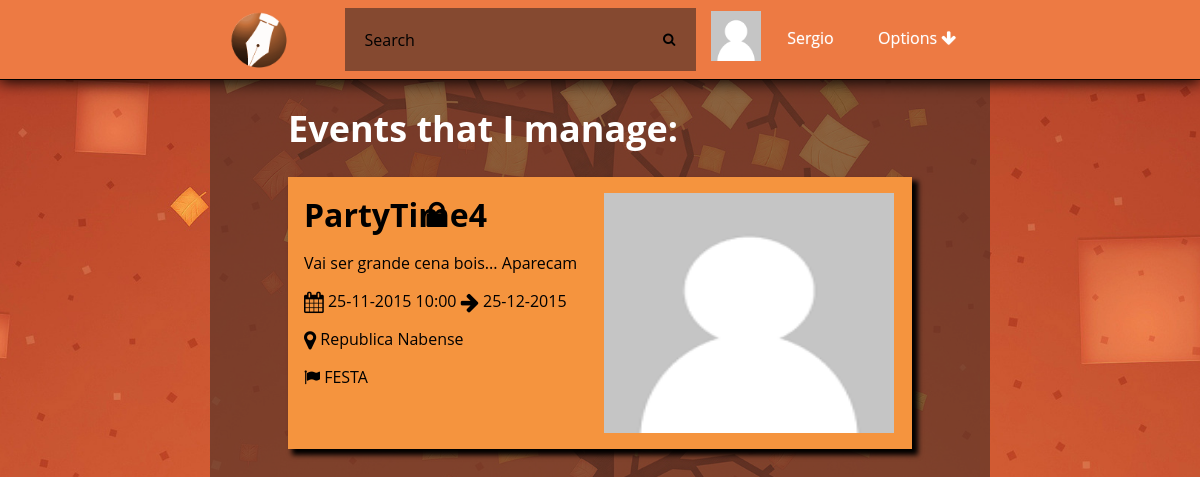
/ (signed in), run on an earlier commit of the app's database.
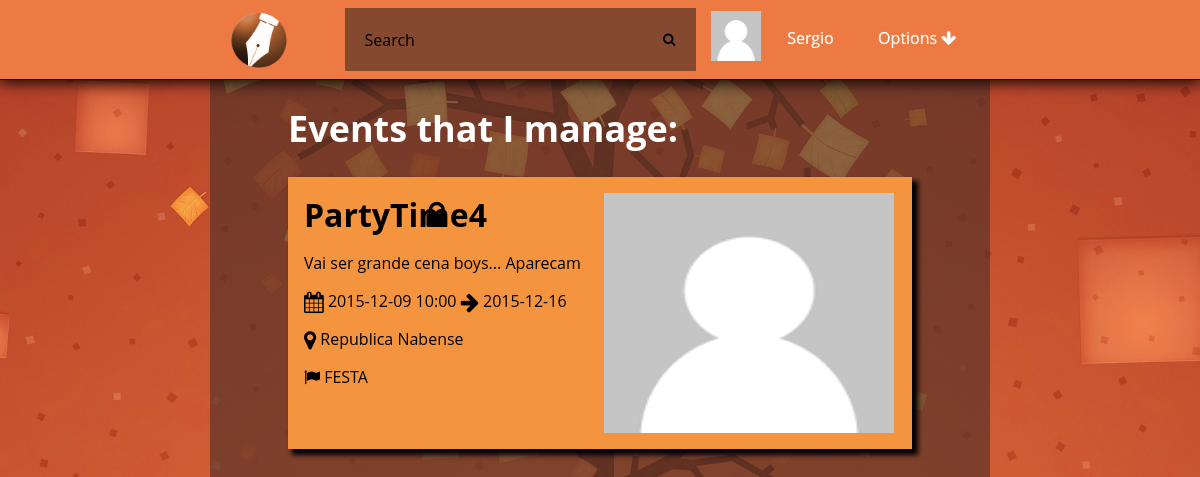
And on a later commit of the database.
### tables this page shows
CREATE TABLE Photo(
	idPhoto INTEGER PRIMARY KEY,
	path TEXT,
	uploadDate DATE
);

CREATE TABLE User(
	idUser INTEGER PRIMARY KEY,
	loginId TEXT NOT NULL,
	password TEXT NOT NULL,
	email TEXT NOT NULL,
	name TEXT,
	birthday DATE,
	idPhoto REFERENCES Photo(idPhoto)	
);

CREATE TABLE Event(
	idEvent INTEGER PRIMARY KEY,
	nameEvent TEXT NOT NULL,
	creationDate DATE NOT NULL,
	endDate DATE NOT NULL,
	local TEXT NOT NULL,
	public BOOLEAN,
	type TEXT,
	description TEXT,
	hour TEXT,
	idPhoto INTEGER REFERENCES Photo(idPhoto),
	idOwner INTEGER REFERENCES User(idUser)
);

### databaseConnection.php (called while the page is built, shortened)
<?php
function getEvensAdmin(){
    $pathDatabase='sqlite:'.__DIR__.'/event.db';
    $db = new PDO($pathDatabase);
    $stmt=$db->prepare("SELECT Event.*,Photo.path FROM Event,Photo WHERE Event.idOwner=:userId AND Event.idPhoto=Photo.idPhoto");
    $stmt->bindParam(':userId',$_SESSION["userId"],PDO::PARAM_INT);
    $stmt->execute();
    $result = $stmt->fetchAll();
    return $result;
}
function getUser($userId){
    $pathDatabase='sqlite:'.__DIR__.'/event.db';
    $db = new PDO($pathDatabase);
    $stmt=$db->prepare("SELECT * FROM User WHERE User.idUser=:userid");
    $stmt->bindParam(':userid',$userId,PDO::PARAM_INT);
    $stmt->execute();
    $result = $stmt->fetchAll();
     if($result>0){
        return $result[0];
    }else return false;
}
function getUserImagePath($userId){
    $pathDatabase='sqlite:'.__DIR__.'/event.db';
    $db = new PDO($pathDatabase);
    $stmt=$db->prepare("SELECT Photo.path FROM Photo,User WHERE Photo.idPhoto=User.idPhoto AND User.idUser=:userid");
    $stmt->bindParam(':userid',$userId,PDO::PARAM_INT);
    $stmt->execute();
    $result = $stmt->fetchAll();
     if($result>0){
        return $result[0][0];
    }else return false;
}
?>

### utils.php (the view, shortened to what this page needs)
<?php
function getEventCard($event,$confirm){
    ?>
    <div class="card" id="event<?php echo $event['idEvent'];?>">
    <div class="CardInfo">
    <div class="name">
    <h1><?php echo $event['nameEvent'];?></h1>
    <?php if($event["public"]){echo "<i class=\"fa fa-unlock fa-2x\"></i>";}else{echo "<i class=\"fa fa-lock fa-2x\"></i>";}?>
    </div>
    <div>
    <p>
    <?php echo $event['description']; ?>
    </p>
    <p>
    <i class="fa fa-calendar fa-lg"></i>
    <?php echo $event['creationDate']."  ".$event["hour"]."  <i class=\"fa fa-arrow-right fa-lg\"></i>  ".$event['endDate']; ?>
    </p>
    <p>
    <i class="fa fa-map-marker fa-lg"></i>
    <?php echo $event['local'];?>
    </p>
    <p>
    <i class="fa fa-flag"></i>
    <?php echo $event['type'];?>
    </p>
    </div>
    </div>
    <div class="imgContainer">
    <img src="<?php echo $event['path'];?>" />
    </div>
    </div>
<?php } ?>

### header.php (shortened to what this page needs)
<?php
	include_once 'databaseConnection.php';
?>
<!DOCTYPE html>
<html>
<head>
    <link rel="stylesheet" href="http://cdnjs.cloudflare.com/ajax/libs/font-awesome/4.4.0/css/font-awesome.min.css">
    <link rel="stylesheet" type="text/css" href="css/eventManager.css">
	<link rel="stylesheet" type="text/css" href="css/sweetalert.css">
</head>
<body>
	<div id="hmenu">
		<div id="containerNavBar">
			<ul class="nav">
				<a href="index.php"><img id="logo" src="static/website/logo.png"></img>
				</a>
				<li id="search">
					<form action="eventSearchPage.php" method="get">
						<input type="text" name="search_text" id="search_text" placeholder="Search" />
						<button type="submit" id="search_button"><i class="fa fa-search"></i></button>
					</form>
				</li>
				<li id="options">
					<a href="#">Options  <i class="fa fa-arrow-down"></i></a>
				</li>
				<li id="profile">
					<div class="profileButton">
						<div class ="profileButtonImage">
							<img src= <?php echo getUserImagePath($_SESSION['userId']); ?> style="width:50px;height:50px;">
						</div>
						<div class="profileButtonText">
							<a href="profile.php"> <?php echo getUser($_SESSION['userId'])['name'] ?> </a>
						</div>
					</div>
				</li>
			</ul>
		</div>
	</div>
	<div class="wrapper">

### index.php (shortened to what this page needs)
<?php
include_once('header.php');
include_once('utils.php');
$adminEvents = getEvensAdmin();
if(count($adminEvents) > 0){
    ?>
    <div class="spacer">
    <h1> Events that I manage: </h1>
    </div>
    <?php
    foreach($adminEvents as $adminEvent){
        getEventCard($adminEvent,false);
    }
}
    ?>
    <?php
require_once('footer.php');
?>

### footer.php
</div>
</body>
</html>

### css/eventManager.css (style rules this page uses)
html { background-image: url('\../static/website/background.jpg'); background-attachment: fixed; background-position:center center; background-size:cover; display: block; box-sizing: border-box; height: 100%; }
body { width: 65%; margin:0 auto; background-color: rgba(88, 52, 40, 0.69); background-size: contain; background-attachment: fixed; box-sizing: border-box; display: block; min-height: 100%; }
div#hmenu { margin: auto auto; height: 5em; background: #ED7A43; width: 100%; text-align: center; position: fixed; top:0; left:0; border-bottom:1px solid; box-shadow: 0 1px 15px 1px; box-sizing: border-box; }
.card,.cardEvent { background-color: #F5943E; margin: 0 auto; margin-bottom: 2em; box-shadow: 5px 5px 5px 1px; padding: 1em; font-family: 'Open Sans', sans-serif; height: 15rem; }
.card h1,.cardEvent h1 { margin:0px; padding-bottom:0px; display: inline-block; width: 40%; }
.card .imgContainer,.cardEvent .imgContainer { display: inline-block;vertical-align: top;width: 49%;height: 100%;overflow: hidden; }
.imgContainer img { width: 100%; height: 100%; }
img#logo { height: 80%;width: auto;float: left;margin-left: 1em;border-radius: 50%;margin-right: 1em; }
div#containerNavBar { display: inline-block; width: 65%; height: 100%; margin: auto; box-sizing: border-box; }
.nav { height: 100%; width: 100%; display: inline-block; margin: 0.5em auto; padding: 0; }
.nav li { float: left; list-style-type: none; position: relative; margin: auto 1%; display: inline-block; }
.nav li a { font-size: 16px; color: white; display: block; line-height: 60px; padding: 0 26px; text-decoration: none; font-family: 'Open Sans', sans-serif; text-shadow: 0 0 1px rgba(255, 255, 255, 0.5); }
li#search { width: 45%; height: 80%; margin-left: 5%; }
#search_text { width: 85%; padding: 10px 0 10px 20px; font-size: 16px; font-family: 'Open Sans', sans-serif; border: 0 none; height: 100%; margin-right: 0; color: white; outline: none; background: rgba(88, 52, 40, 0.69); float: left; box-sizing: border-box; transition: all 0.15s; }
#search_button { border: 0 none; background: rgba(88, 52, 40, 0.69) center no-repeat; width: 15%; float: left; padding: 0; text-align: center; height: 100%; cursor: pointer; }
li#profile { width: 15%; }
li#options { float:right; padding: 0; }
#search form { width: 100%; height: 100%; margin: 0 auto; display: inline-block; }
.profileButton { width: 100%; display: table; }
.profileButtonImage { height: 100%; display: table-cell; margin: 0 auto; width: 30%; vertical-align: middle; }
.profileButtonText { width: 50%; display: table-cell; box-sizing: border-box; margin: 0 auto; }
.name i { display: inline-block; }
.wrapper { width: 80%; margin: 0 auto; padding-top: 5em; }
.spacer { font-family: 'Open Sans', sans-serif; font-size: large; color: white; }
.CardInfo { display: inline-block; vertical-align: top; width: 50%; }

What changed in the data, as far as the page shows it:
changed event "PartyTime4": description "Vai ser grande cena bois... Aparecam" → "Vai ser grande cena boys... Aparecam"; creationDate "25-11-2015" → "2015-12-09"; endDate "25-12-2015" → "2015-12-16"
